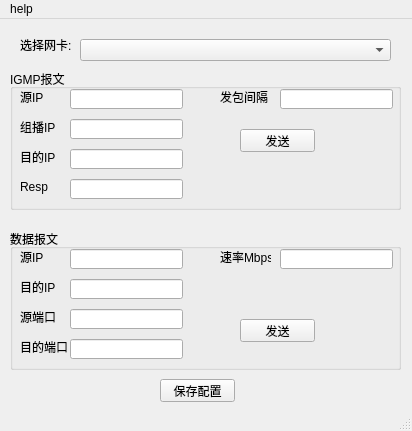
<?xml version="1.0" encoding="UTF-8"?>
<ui version="4.0">
 <class>IgmpSerV2</class>
 <widget class="QMainWindow" name="IgmpSerV2">
  <property name="geometry">
   <rect>
    <x>0</x>
    <y>0</y>
    <width>412</width>
    <height>431</height>
   </rect>
  </property>
  <property name="windowTitle">
   <string>MainWindow</string>
  </property>
  <widget class="QWidget" name="centralwidget">
   <widget class="QLabel" name="label">
    <property name="geometry">
     <rect>
      <x>20</x>
      <y>20</y>
      <width>54</width>
      <height>12</height>
     </rect>
    </property>
    <property name="text">
     <string>选择网卡:</string>
    </property>
   </widget>
   <widget class="QPushButton" name="save_conf">
    <property name="geometry">
     <rect>
      <x>160</x>
      <y>360</y>
      <width>75</width>
      <height>23</height>
     </rect>
    </property>
    <property name="text">
     <string>保存配置</string>
    </property>
   </widget>
   <widget class="QComboBox" name="comboBox">
    <property name="geometry">
     <rect>
      <x>80</x>
      <y>20</y>
      <width>311</width>
      <height>22</height>
     </rect>
    </property>
   </widget>
   <widget class="QGroupBox" name="groupBox1">
    <property name="geometry">
     <rect>
      <x>10</x>
      <y>50</y>
      <width>391</width>
      <height>141</height>
     </rect>
    </property>
    <property name="title">
     <string>IGMP报文</string>
    </property>
    <widget class="QLabel" name="label_inter">
     <property name="geometry">
      <rect>
       <x>210</x>
       <y>20</y>
       <width>51</width>
       <height>16</height>
      </rect>
     </property>
     <property name="text">
      <string>发包间隔</string>
     </property>
    </widget>
    <widget class="QLineEdit" name="resp">
     <property name="geometry">
      <rect>
       <x>60</x>
       <y>110</y>
       <width>113</width>
       <height>20</height>
      </rect>
     </property>
    </widget>
    <widget class="QLineEdit" name="multicast">
     <property name="geometry">
      <rect>
       <x>60</x>
       <y>50</y>
       <width>113</width>
       <height>20</height>
      </rect>
     </property>
    </widget>
    <widget class="QLabel" name="label_multicast">
     <property name="geometry">
      <rect>
       <x>10</x>
       <y>50</y>
       <width>41</width>
       <height>16</height>
      </rect>
     </property>
     <property name="text">
      <string>组播IP</string>
     </property>
    </widget>
    <widget class="QPushButton" name="send_pro">
     <property name="geometry">
      <rect>
       <x>230</x>
       <y>60</y>
       <width>75</width>
       <height>23</height>
      </rect>
     </property>
     <property name="text">
      <string>发送</string>
     </property>
    </widget>
    <widget class="QLineEdit" name="dst_ip">
     <property name="geometry">
      <rect>
       <x>60</x>
       <y>80</y>
       <width>113</width>
       <height>20</height>
      </rect>
     </property>
    </widget>
    <widget class="QLabel" name="label_srcip">
     <property name="geometry">
      <rect>
       <x>10</x>
       <y>20</y>
       <width>31</width>
       <height>16</height>
      </rect>
     </property>
     <property name="text">
      <string>源IP</string>
     </property>
    </widget>
    <widget class="QLabel" name="label_dstip">
     <property name="geometry">
      <rect>
       <x>10</x>
       <y>80</y>
       <width>41</width>
       <height>16</height>
      </rect>
     </property>
     <property name="text">
      <string>目的IP</string>
     </property>
    </widget>
    <widget class="QLineEdit" name="src_ip">
     <property name="geometry">
      <rect>
       <x>60</x>
       <y>20</y>
       <width>113</width>
       <height>20</height>
      </rect>
     </property>
    </widget>
    <widget class="QLineEdit" name="interval">
     <property name="geometry">
      <rect>
       <x>270</x>
       <y>20</y>
       <width>113</width>
       <height>20</height>
      </rect>
     </property>
     <property name="text">
      <string/>
     </property>
    </widget>
    <widget class="QLabel" name="label_resp">
     <property name="geometry">
      <rect>
       <x>10</x>
       <y>110</y>
       <width>51</width>
       <height>16</height>
      </rect>
     </property>
     <property name="text">
      <string>Resp</string>
     </property>
    </widget>
    <zorder>save_conf</zorder>
    <zorder>label_inter</zorder>
    <zorder>resp</zorder>
    <zorder>multicast</zorder>
    <zorder>label_multicast</zorder>
    <zorder>send_pro</zorder>
    <zorder>dst_ip</zorder>
    <zorder>label_srcip</zorder>
    <zorder>label_dstip</zorder>
    <zorder>src_ip</zorder>
    <zorder>interval</zorder>
    <zorder>label_resp</zorder>
   </widget>
   <widget class="QGroupBox" name="groupBox2">
    <property name="geometry">
     <rect>
      <x>10</x>
      <y>210</y>
      <width>391</width>
      <height>141</height>
     </rect>
    </property>
    <property name="title">
     <string>数据报文</string>
    </property>
    <widget class="QLabel" name="label_rate">
     <property name="geometry">
      <rect>
       <x>210</x>
       <y>20</y>
       <width>51</width>
       <height>16</height>
      </rect>
     </property>
     <property name="text">
      <string>速率Mbps</string>
     </property>
    </widget>
    <widget class="QLineEdit" name="rate">
     <property name="geometry">
      <rect>
       <x>270</x>
       <y>20</y>
       <width>113</width>
       <height>20</height>
      </rect>
     </property>
    </widget>
    <widget class="QLineEdit" name="sport">
     <property name="geometry">
      <rect>
       <x>60</x>
       <y>80</y>
       <width>113</width>
       <height>20</height>
      </rect>
     </property>
    </widget>
    <widget class="QLineEdit" name="data_dst">
     <property name="geometry">
      <rect>
       <x>60</x>
       <y>50</y>
       <width>113</width>
       <height>20</height>
      </rect>
     </property>
    </widget>
    <widget class="QLabel" name="label_dst">
     <property name="geometry">
      <rect>
       <x>10</x>
       <y>50</y>
       <width>41</width>
       <height>16</height>
      </rect>
     </property>
     <property name="text">
      <string>目的IP</string>
     </property>
    </widget>
    <widget class="QPushButton" name="send_udp">
     <property name="geometry">
      <rect>
       <x>230</x>
       <y>90</y>
       <width>75</width>
       <height>23</height>
      </rect>
     </property>
     <property name="text">
      <string>发送</string>
     </property>
    </widget>
    <widget class="QLineEdit" name="dport">
     <property name="geometry">
      <rect>
       <x>60</x>
       <y>110</y>
       <width>113</width>
       <height>20</height>
      </rect>
     </property>
    </widget>
    <widget class="QLabel" name="label_dport">
     <property name="geometry">
      <rect>
       <x>10</x>
       <y>110</y>
       <width>51</width>
       <height>16</height>
      </rect>
     </property>
     <property name="text">
      <string>目的端口</string>
     </property>
    </widget>
    <widget class="QLabel" name="label_src">
     <property name="geometry">
      <rect>
       <x>10</x>
       <y>20</y>
       <width>31</width>
       <height>16</height>
      </rect>
     </property>
     <property name="text">
      <string>源IP</string>
     </property>
    </widget>
    <widget class="QLineEdit" name="data_src">
     <property name="geometry">
      <rect>
       <x>60</x>
       <y>20</y>
       <width>113</width>
       <height>20</height>
      </rect>
     </property>
    </widget>
    <widget class="QLabel" name="label_sport">
     <property name="geometry">
      <rect>
       <x>10</x>
       <y>80</y>
       <width>41</width>
       <height>16</height>
      </rect>
     </property>
     <property name="text">
      <string>源端口</string>
     </property>
    </widget>
   </widget>
  </widget>
  <widget class="QStatusBar" name="statusbar"/>
  <widget class="QMenuBar" name="menubar">
   <property name="geometry">
    <rect>
     <x>0</x>
     <y>0</y>
     <width>412</width>
     <height>23</height>
    </rect>
   </property>
   <widget class="QMenu" name="menuHelp">
    <property name="title">
     <string>help</string>
    </property>
    <addaction name="action"/>
   </widget>
   <addaction name="menuHelp"/>
  </widget>
  <action name="action">
   <property name="text">
    <string>帮助信息</string>
   </property>
  </action>
 </widget>
 <resources/>
 <connections/>
</ui>
